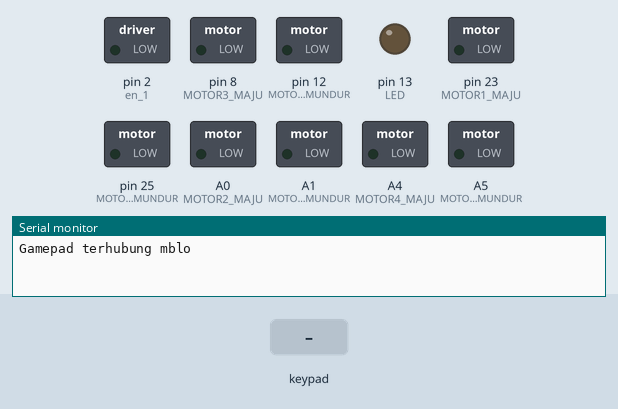
Recording of a sketch running on a simulated Arduino Mega 2560, built with avr-gcc and run on an emulated ATmega2560. On the bench: switched loads named in the sketch (green lamp = pin HIGH), output pins drawn as LEDs (lit = HIGH), the last lines printed to the serial monitor. The inputs (shaded band) are chosen by the test bench.

Above: at 1.2 s.
1.3 s: key 'U' pressed
At 2.5 s:
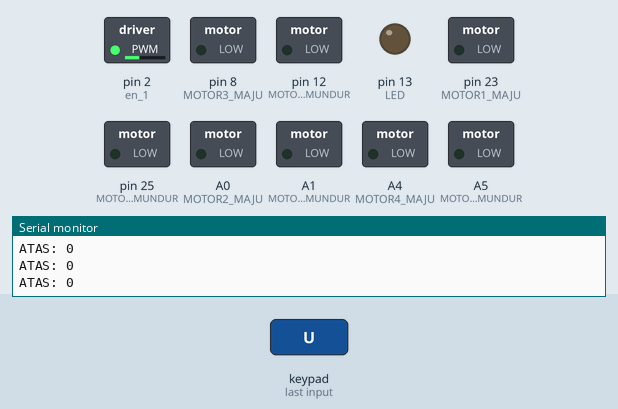
3.2 s: key 'D' pressed
At 3.4 s:
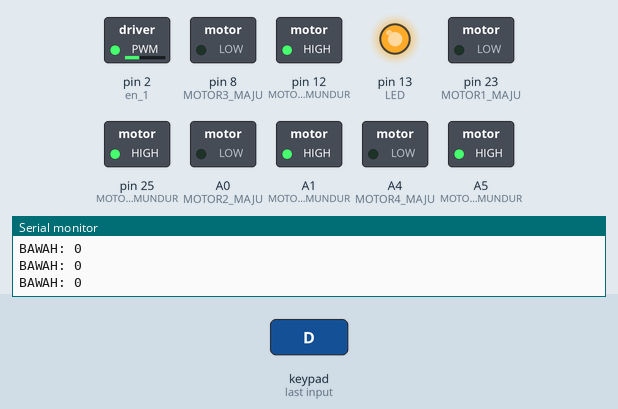
5.1 s: key 'L' pressed
At 5.3 s:
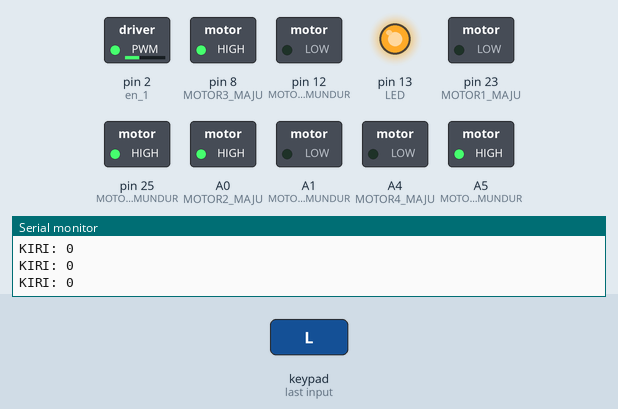
7.0 s: key 'R' pressed
At 7.2 s:
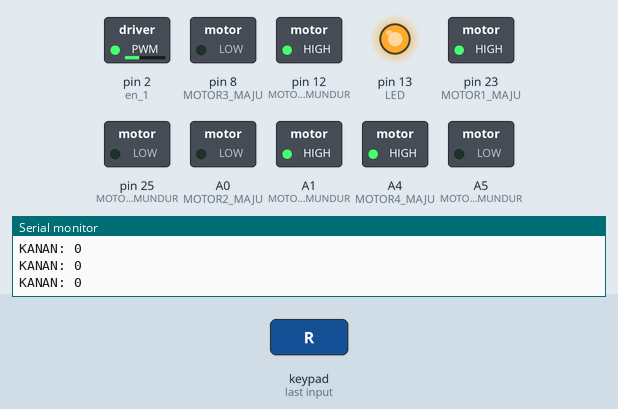
Timing chart, 0 to 9.9 s (numbered marks = the images above; inputs shaded):
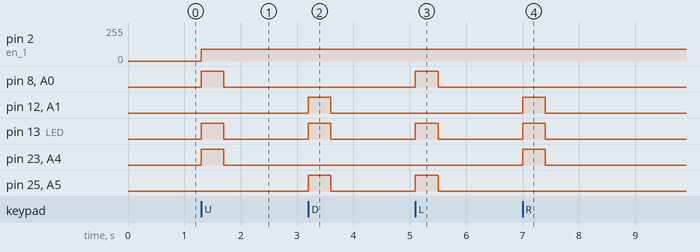

The sketch:

KENDALI_ROBOT_BLEDHEG_2_PS2.ino
```cpp
/*
Kendali robot 2 menggunakan dualshock 2.
 ditulis oleh: sumarsono, pada: Friday 06 March 2015 09:00:14

 Log edit:
 Friday 06 March 2015 09:00:27 --> menambah deskripsi roda dan pin ds2
 Friday 06 March 2015 23:54:27 --> fix motor
 Saturday 07 March 2015 01:00:57 --> konfigurasi ulang motor (mapping) dan perapian program
 Monday 09 March 2015 07:04:32 --> pembuatan kelas gerak

 ==konfigurasi roda:

  --------------
 1 0=-        -=0 2
  |            |
  |            |
  |            |
 3 0=-        -=0 4
  --------------

 ==konfigurasi pin ds2 :
 clock: 7
 command: 5
 attention: 4
 data: 6
 Pressures: True
 Rumble: False

 Catatan:
 Belum ditambah program sensor jarak

 Ukuran setelah kompile: 7,372 byte

 */

#include <PS2X_lib.h>

PS2X ps2x;

int error = 0;
byte type = 0;

int LED=13;

//Logic motor 2
#define MOTOR2_MAJU  A0
#define MOTOR2_MUNDUR  A1
#define en_1  2

//Logic motor 1
#define MOTOR1_MAJU  23
#define MOTOR1_MUNDUR  25

//#define en_2  5

//Logic motor 4
#define MOTOR4_MAJU  A4
#define MOTOR4_MUNDUR  A5
//#define en_3  6

//Logic motor 3
#define MOTOR3_MAJU  8
#define MOTOR3_MUNDUR  12

//#define en_4  9

void setup() {
  Serial.begin(9600);

  pinMode(LED,OUTPUT);

  pinMode(MOTOR2_MAJU, OUTPUT);
  pinMode(MOTOR2_MUNDUR, OUTPUT);
  pinMode(MOTOR1_MUNDUR, OUTPUT);
  pinMode(MOTOR1_MAJU, OUTPUT);
  pinMode(MOTOR4_MAJU, OUTPUT);
  pinMode(MOTOR4_MUNDUR, OUTPUT);
  pinMode(MOTOR3_MUNDUR, OUTPUT);
  pinMode(MOTOR3_MAJU, OUTPUT);

  pinMode(en_1, INPUT);
  /*  pinMode(en_2, INPUT);
   pinMode(en_3, INPUT);
   pinMode(en_4, INPUT);*/

  //error = ps2x.config_gamepad(11,9,8,10, true, false); //clock, command, attention, data, Pressures?, Rumble?
  //error = ps2x.config_gamepad(7,5,4,6, true, false);

  error = ps2x.config_gamepad(28,26,24,30, true, false); //MEGA

  if(error == 0){
    Serial.println("Gamepad terhubung mblo");
  }

  if(error == 1)
    Serial.println("Cek pengkabelannya mblo, error.");

  if(error == 2)
    Serial.println("Coba enable debug mblo, gk mau nerima command");

  if(error == 3)
    Serial.println("-_- kaga support. error");

  type = ps2x.readType(); //baca tipe kontroller apakah dualshock 2, guitar herro, atau unknown

}

void maju() {
  Serial.print("ATAS: ");
  Serial.println(ps2x.Analog(PSAB_PAD_UP), DEC);
  digitalWrite(LED, 1);
  analogWrite(en_1, 90);

  digitalWrite(MOTOR1_MAJU, HIGH);
  digitalWrite(MOTOR1_MUNDUR, LOW);

  digitalWrite(MOTOR2_MAJU, HIGH);
  digitalWrite(MOTOR2_MUNDUR, LOW);

  digitalWrite(MOTOR3_MAJU, HIGH);
  digitalWrite(MOTOR3_MUNDUR, LOW);

  digitalWrite(MOTOR4_MAJU, HIGH);
  digitalWrite(MOTOR4_MUNDUR, LOW);
}

void maju_kanan() {

}

void maju_kiri() {

}


void mundur() {
  Serial.print("BAWAH: ");
  Serial.println(ps2x.Analog(PSAB_PAD_DOWN), DEC);
  digitalWrite(LED, 1);
  analogWrite(en_1, 90);

  digitalWrite(MOTOR1_MAJU, LOW);
  digitalWrite(MOTOR1_MUNDUR, HIGH);

  digitalWrite(MOTOR2_MAJU, LOW);
  digitalWrite(MOTOR2_MUNDUR, HIGH);

  digitalWrite(MOTOR3_MAJU, LOW);
  digitalWrite(MOTOR3_MUNDUR, HIGH);

  digitalWrite(MOTOR4_MAJU, LOW);
  digitalWrite(MOTOR4_MUNDUR, HIGH);

}

void mundur_kanan() {

}

void mundur_kiri() {

}

void kanan() {
  Serial.print("KANAN: ");
  Serial.println(ps2x.Analog(PSAB_PAD_RIGHT), DEC);
  digitalWrite(LED, 1);
  analogWrite(en_1, 90);

  digitalWrite(MOTOR1_MAJU, HIGH);
  digitalWrite(MOTOR1_MUNDUR, LOW);

  digitalWrite(MOTOR2_MAJU, LOW);
  digitalWrite(MOTOR2_MUNDUR, HIGH);

  digitalWrite(MOTOR3_MAJU, LOW);
  digitalWrite(MOTOR3_MUNDUR, HIGH);

  digitalWrite(MOTOR4_MAJU, HIGH);
  digitalWrite(MOTOR4_MUNDUR, LOW);

}

void kiri() {
  Serial.print("KIRI: ");
  Serial.println(ps2x.Analog(PSAB_PAD_LEFT), DEC);
  digitalWrite(LED, 1);
  analogWrite(en_1, 90);

  digitalWrite(MOTOR1_MAJU, LOW);
  digitalWrite(MOTOR1_MUNDUR, HIGH);

  digitalWrite(MOTOR2_MAJU, HIGH);
  digitalWrite(MOTOR2_MUNDUR, LOW);

  digitalWrite(MOTOR3_MAJU, HIGH);
  digitalWrite(MOTOR3_MUNDUR, LOW);

  digitalWrite(MOTOR4_MAJU, LOW);
  digitalWrite(MOTOR4_MUNDUR, HIGH);

}

void putar_kanan() {
  Serial.println("R1");
  digitalWrite(LED, 1);
  analogWrite(en_1, 90);

  digitalWrite(MOTOR1_MAJU, HIGH);
  digitalWrite(MOTOR1_MUNDUR, LOW);

  digitalWrite(MOTOR2_MAJU, LOW);
  digitalWrite(MOTOR2_MUNDUR, HIGH);

  digitalWrite(MOTOR3_MAJU, HIGH);
  digitalWrite(MOTOR3_MUNDUR, LOW);

  digitalWrite(MOTOR4_MAJU, LOW);
  digitalWrite(MOTOR4_MUNDUR, HIGH);

}

void putar_kiri() {
  Serial.println("L1");
  digitalWrite(LED, 1);
  analogWrite(en_1, 90);

  digitalWrite(MOTOR1_MAJU, LOW);
  digitalWrite(MOTOR1_MUNDUR, HIGH);

  digitalWrite(MOTOR2_MAJU, HIGH);
  digitalWrite(MOTOR2_MUNDUR, LOW);

  digitalWrite(MOTOR3_MAJU, LOW);
  digitalWrite(MOTOR3_MUNDUR, HIGH);

  digitalWrite(MOTOR4_MAJU, HIGH);
  digitalWrite(MOTOR4_MUNDUR, LOW);

}

void darurat() {
  digitalWrite(LED, 0);
  // analogWrite(en_1, 0);

  digitalWrite(MOTOR1_MUNDUR, LOW);
  digitalWrite(MOTOR1_MAJU, LOW);

  digitalWrite(MOTOR2_MAJU, LOW);
  digitalWrite(MOTOR2_MUNDUR, LOW);

  digitalWrite(MOTOR3_MUNDUR, LOW);
  digitalWrite(MOTOR3_MAJU, LOW);

  digitalWrite(MOTOR4_MAJU, LOW);
  digitalWrite(MOTOR4_MUNDUR, LOW);
}

void loop() {
  // if(error == 1){
  //  return;
  //}

  //if(type == 1) {
  ps2x.read_gamepad(); //baca konfigurasi kontroller
  //MAJU
  if(ps2x.Button(PSB_PAD_UP)){  //bernilai True jika ditekan dan ditahan
    maju();
  }

  //MUNDUR
  else if(ps2x.Button(PSB_PAD_DOWN)){
    mundur();
  }

  //KANAN
  else if(ps2x.Button(PSB_PAD_RIGHT)){
    kanan();
  }

  //KIRI
  else if(ps2x.Button(PSB_PAD_LEFT)){
    kiri();
  }


  //PUTAR KANAN
  else if(ps2x.Button(PSB_R1)) {
    putar_kanan();
  }

  //PUTAR KIRI
  else if(ps2x.Button(PSB_L1)){
    putar_kiri();
  }


  /*
    else if(ps2x.Button(PSB_GREEN)){
   Serial.println("SEGITIGA");
   digitalWrite(LED, 1);
   }

   else if(ps2x.Button(PSB_RED)) {
   Serial.println("BUNDER");
   digitalWrite(LED, 1);
   }

   else if(ps2x.Button(PSB_PINK)) {
   Serial.println("KOTAK");
   digitalWrite(LED, 1);
   }

   else if(ps2x.Button(PSB_BLUE))  {
   Serial.println("X");
   digitalWrite(LED, 1);
   }

   */

  else if(ps2x.Button(PSB_L2)){
    darurat();
  }

  else {
    digitalWrite(LED, 0);
    // analogWrite(en_1, 0);

    digitalWrite(MOTOR1_MUNDUR, LOW);
    digitalWrite(MOTOR1_MAJU, LOW);

    digitalWrite(MOTOR2_MAJU, LOW);
    digitalWrite(MOTOR2_MUNDUR, LOW);

    digitalWrite(MOTOR3_MUNDUR, LOW);
    digitalWrite(MOTOR3_MAJU, LOW);

    digitalWrite(MOTOR4_MAJU, LOW);
    digitalWrite(MOTOR4_MUNDUR, LOW);

  }


}
```

Measured:
- after the input at 1.3 s, pin 2 (en_1): 0/255 → 90/255 at once; pin 8 (MOTOR3_MAJU), pin 13 (LED), pin 23 (MOTOR1_MAJU), A0 (MOTOR2_MAJU), A4 (MOTOR4_MAJU): LOW → HIGH at once, → LOW 0.40 s later
- after the input at 3.2 s, pin 12 (MOTOR3_MUNDUR), pin 13 (LED), pin 25 (MOTOR1_MUNDUR), A1 (MOTOR2_MUNDUR), A5 (MOTOR4_MUNDUR): LOW → HIGH at once, → LOW 0.40 s later
- after the input at 5.1 s, pin 8 (MOTOR3_MAJU), pin 13 (LED), pin 25 (MOTOR1_MUNDUR), A0 (MOTOR2_MAJU), A5 (MOTOR4_MUNDUR): LOW → HIGH at once, → LOW 0.40 s later
- after the input at 7.0 s, pin 12 (MOTOR3_MUNDUR), pin 13 (LED), pin 23 (MOTOR1_MAJU), A1 (MOTOR2_MUNDUR), A4 (MOTOR4_MAJU): LOW → HIGH at once, → LOW 0.40 s later
